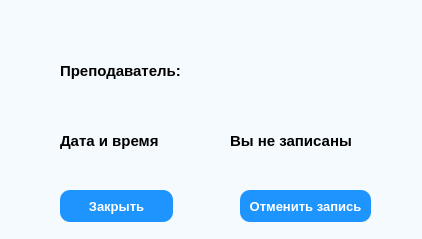
<?xml version="1.0" encoding="UTF-8"?>
<ui version="4.0">
 <class>Dialog</class>
 <widget class="QDialog" name="Dialog">
  <property name="geometry">
   <rect>
    <x>0</x>
    <y>0</y>
    <width>422</width>
    <height>239</height>
   </rect>
  </property>
  <property name="windowTitle">
   <string>Запись</string>
  </property>
  <property name="styleSheet">
   <string notr="true">QDialog {
	background: #F5FaFE;
}

QLabel {
	font-weight: bold;
	font-size: 15px;
}

QPushButton {
	border-radius: 10px;
	background: #1E95FE;
	color: white;
	font-weight: bold;
	font-size: 13px;
}

QLineEdit {
	border: 1px solid black;
	border-radius: 10px;
	padding: 0px 8px;
}</string>
  </property>
  <widget class="QPushButton" name="closeBtn">
   <property name="geometry">
    <rect>
     <x>60</x>
     <y>190</y>
     <width>113</width>
     <height>32</height>
    </rect>
   </property>
   <property name="cursor">
    <cursorShape>PointingHandCursor</cursorShape>
   </property>
   <property name="text">
    <string>Закрыть</string>
   </property>
  </widget>
  <widget class="QPushButton" name="cancelBtn">
   <property name="geometry">
    <rect>
     <x>240</x>
     <y>190</y>
     <width>131</width>
     <height>32</height>
    </rect>
   </property>
   <property name="cursor">
    <cursorShape>PointingHandCursor</cursorShape>
   </property>
   <property name="text">
    <string>Отменить запись</string>
   </property>
  </widget>
  <widget class="QLabel" name="teacehrLable">
   <property name="geometry">
    <rect>
     <x>60</x>
     <y>60</y>
     <width>131</width>
     <height>21</height>
    </rect>
   </property>
   <property name="text">
    <string>Преподаватель:</string>
   </property>
  </widget>
  <widget class="QLabel" name="dateLable">
   <property name="geometry">
    <rect>
     <x>60</x>
     <y>130</y>
     <width>111</width>
     <height>21</height>
    </rect>
   </property>
   <property name="text">
    <string>Дата и время</string>
   </property>
  </widget>
  <widget class="QLabel" name="label">
   <property name="geometry">
    <rect>
     <x>230</x>
     <y>130</y>
     <width>181</width>
     <height>21</height>
    </rect>
   </property>
   <property name="text">
    <string>Вы не записаны</string>
   </property>
  </widget>
  <widget class="QLabel" name="label_2">
   <property name="geometry">
    <rect>
     <x>230</x>
     <y>60</y>
     <width>181</width>
     <height>21</height>
    </rect>
   </property>
   <property name="text">
    <string/>
   </property>
  </widget>
 </widget>
 <resources/>
 <connections/>
</ui>
